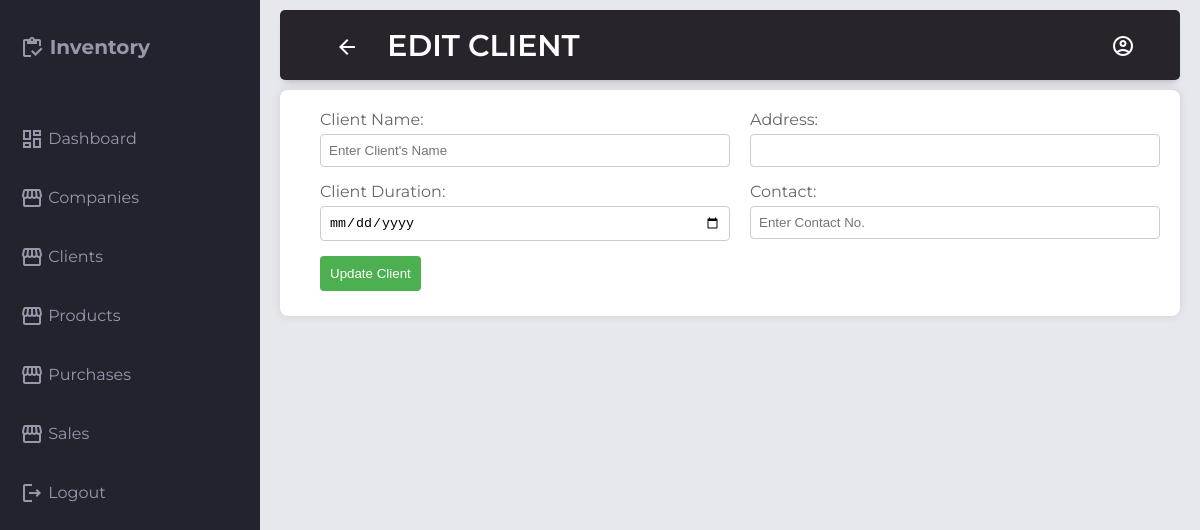
Page /edit_client?client_id=4 on the earlier database version.
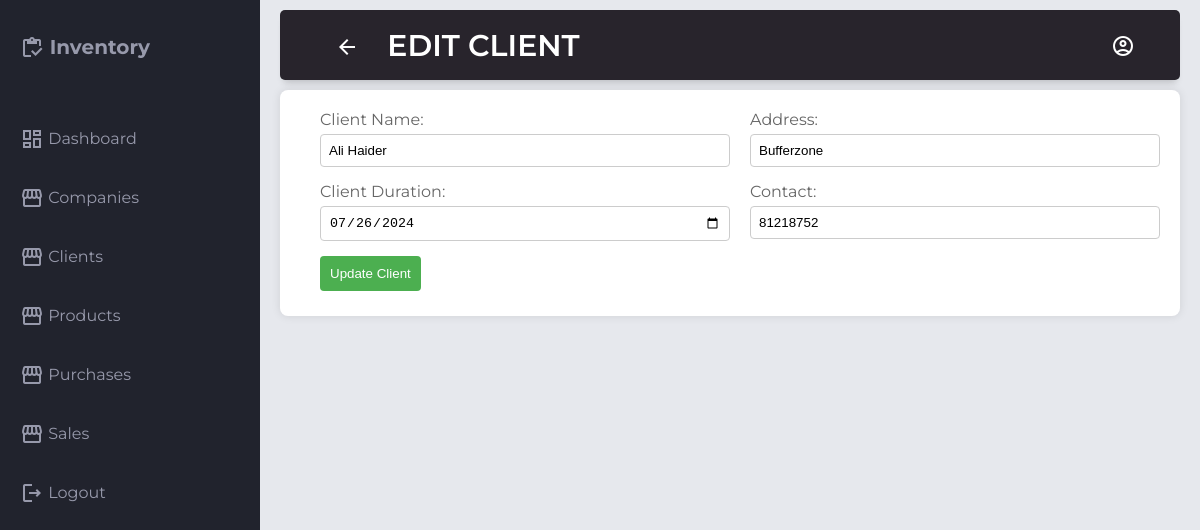
Same page on the later database version.
### tables this page shows
CREATE TABLE clients (
            client_id INTEGER PRIMARY KEY AUTOINCREMENT,
            client_name TEXT NOT NULL,
            contact TEXT NOT NULL,
            client_since DATE NOT NULL,
            address TEXT NOT NULL
        );

### app.py (the view)
@app.route("/edit_client", methods=["GET", "POST"])
def edit_client():
    if request.method == "GET":
        try:
            client_id = int(request.args.get("client_id"))
            session_id = request.cookies.get("session_id")
            client_to_edit = get_one_client(client_id)
            verified = is_valid_session(session_id)
            if not verified:
                return render_template(
                    "login.html", message="Unauthorized Access Denied!"
                )
            return render_template(
                "edit_client.html",
                request=request,
                session_id=request.cookies.get("session_id"),
                user=verified,
                client_to_edit=client_to_edit,
                page_name="Edit client",
            )
        except Exception as e:
            return jsonify({"success": False, "message": str(e)})
    else:
        client = request.get_json()
        response = update_client(client)
        return jsonify(response)

### app.py (called while the page is built)
def is_valid_session(session_id):
    user = get_user_by_session_id(session_id)
    if user:
        username = user["username"]
        expiration_time = user["session_expiration"]
        if datetime.now() < expiration_time:
            return True, username
    return False, False

### db_functions.py (called while the page is built, shortened)
def get_user_by_session_id(session_id: str):
    conn = sqlite3.connect(DATABASE)
    conn.row_factory = sqlite3.Row
    cursor = conn.cursor()
    cursor.execute("SELECT * FROM users WHERE session_id = ?", (session_id,))
    user = cursor.fetchone()
    conn.close()

def get_one_client(client_id: int):
    conn = sqlite3.connect(DATABASE)
    conn.row_factory = sqlite3.Row
    cursor = conn.cursor()
    cursor.execute("SELECT * FROM CLIENTS WHERE client_id = ?", (client_id,))
    client = cursor.fetchone()
    conn.close()
    if client:
        return dict(client)

### templates/edit_client.html (shortened to what this page needs)
{% extends 'base.html' %}
{% block header %}
</button> {{page_name|upper}} {% endblock %}
{% block main %}
<div class="form-container">
    <form onsubmit="updateClient(event,'{{client_to_edit.client_id}}','{{session_id}}')" method="post">
        <div class="form-group">
            <div class="combination">
                <label for="client_name">Client Name:</label>
                <input type="text" class="input-box" id="client_name" name="client_name"
                    placeholder="Enter Client's Name" value="{{client_to_edit.client_name}}" required>
            </div>
            <div class="combination">
                <label for="address">Address:</label>
                <input type="text" class="input-box" id="address" name="address" placeholder="Enter client's Address"
                    value="{{client_to_edit.address}} " required>
            </div>
        </div>
        <div class="form-group">
            <div class="combination">
                <label for="client_since">Client Duration:</label>
                <input type="date" class="input-box" id="client_since" name="client_since"
                    value="{{client_to_edit.client_since}}" required>
            </div>
            <div class="combination">
                <label for="contact">Contact:</label>
                <input type="text" class="input-box" id="contact" name="contact" placeholder="Enter Contact No."
                    value="{{client_to_edit.contact}}" required>
            </div>
        </div>
        <div class="form-group">
            <div class="combination">
                <button type="submit">Update Client</button>
            </div>
        </div>
    </form>
</div>
{% endblock %}

Differences in the rows shown:
added clients: client_name "Ali Haider", address "Bufferzone", client_since "07/26/2024", contact "81218752"
